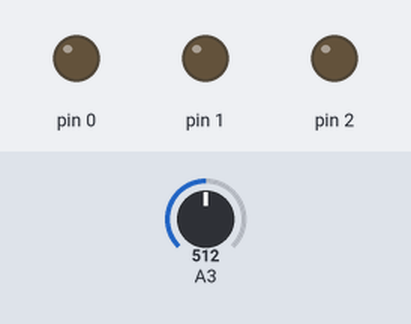
The sketch below on a simulated Arduino Uno, built with avr-gcc and run on an emulated ATmega328P. Shown: output pins drawn as LEDs (lit = HIGH). The inputs (shaded band) are chosen by the test bench; at power-on: A3 = 512.

Above: at 1.2 s.
1.3 s: A3 set to 173
2.8 s: A3 set to 157
At 3.4 s:
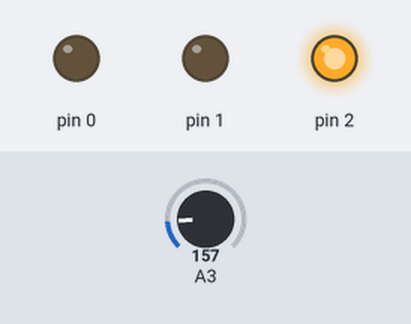
4.3 s: A3 set to 306
At 4.6 s:
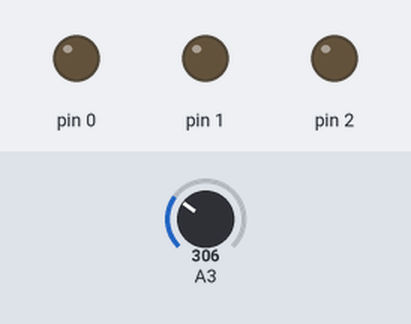
5.8 s: A3 set to 122
At 6.9 s:
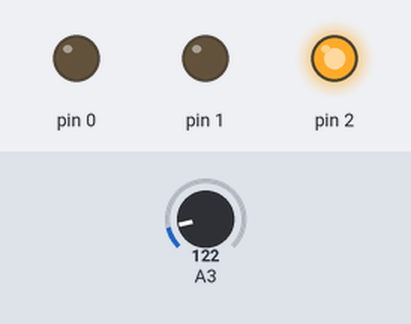
Timing chart, 0 to 8.3 s (numbered marks = the images above; inputs shaded):
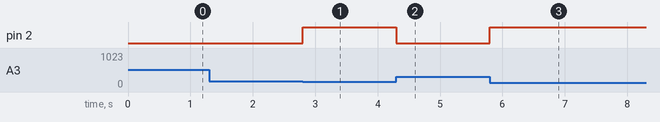

Measured:
- the behaviour switches between 166 and 165 on A3 (found by bisection; images 0 and 1)
- after the input at 1.3 s, every drawn part: stays the same
- after the input at 2.8 s, pin 2: LOW → HIGH at once
- after the input at 4.3 s, pin 2: HIGH → LOW at once
- after the input at 5.8 s, pin 2: LOW → HIGH at once

The sketch:

temperatura.ino
```cpp
int temp=0;

void setup(){
 pinMode(A3, INPUT);
 pinMode(0, OUTPUT);
 pinMode(1, OUTPUT);
 pinMode(2, OUTPUT);
}
void loop()
{
 temp= -40+0.488155*(analogRead(A3)-20);
 if(temp<=30){
  digitalWrite(2, HIGH);
}
else{
  digitalWrite(2, LOW);
}
}
```
